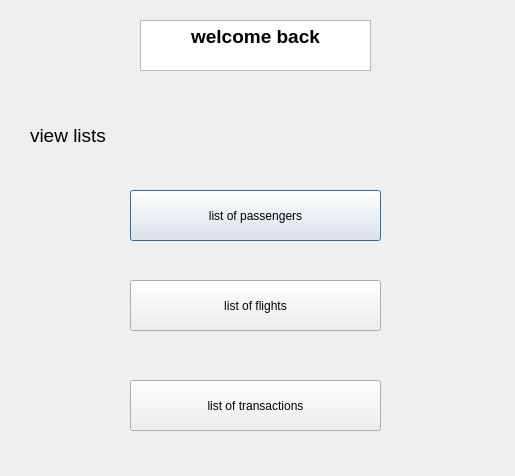
<?xml version="1.0" encoding="UTF-8"?>
<ui version="4.0">
 <class>adminhomepage</class>
 <widget class="QDialog" name="adminhomepage">
  <property name="geometry">
   <rect>
    <x>0</x>
    <y>0</y>
    <width>515</width>
    <height>476</height>
   </rect>
  </property>
  <property name="windowTitle">
   <string>Dialog</string>
  </property>
  <widget class="QTextEdit" name="textEdit">
   <property name="geometry">
    <rect>
     <x>140</x>
     <y>20</y>
     <width>231</width>
     <height>51</height>
    </rect>
   </property>
   <property name="html">
    <string>&lt;!DOCTYPE HTML PUBLIC &quot;-//W3C//DTD HTML 4.0//EN&quot; &quot;http://www.w3.org/TR/REC-html40/strict.dtd&quot;&gt;
&lt;html&gt;&lt;head&gt;&lt;meta name=&quot;qrichtext&quot; content=&quot;1&quot; /&gt;&lt;style type=&quot;text/css&quot;&gt;
p, li { white-space: pre-wrap; }
&lt;/style&gt;&lt;/head&gt;&lt;body style=&quot; font-family:'MS Shell Dlg 2'; font-size:7.8pt; font-weight:400; font-style:normal;&quot;&gt;
&lt;p align=&quot;center&quot; style=&quot; margin-top:0px; margin-bottom:0px; margin-left:0px; margin-right:0px; -qt-block-indent:0; text-indent:0px;&quot;&gt;&lt;span style=&quot; font-size:14pt; font-weight:600;&quot;&gt;welcome back&lt;/span&gt;&lt;/p&gt;&lt;/body&gt;&lt;/html&gt;</string>
   </property>
  </widget>
  <widget class="QPushButton" name="listofpassenger">
   <property name="geometry">
    <rect>
     <x>130</x>
     <y>190</y>
     <width>251</width>
     <height>51</height>
    </rect>
   </property>
   <property name="text">
    <string>list of passengers</string>
   </property>
  </widget>
  <widget class="QPushButton" name="listofflights">
   <property name="geometry">
    <rect>
     <x>130</x>
     <y>280</y>
     <width>251</width>
     <height>51</height>
    </rect>
   </property>
   <property name="text">
    <string>list of flights</string>
   </property>
  </widget>
  <widget class="QPushButton" name="listoftransactions">
   <property name="geometry">
    <rect>
     <x>130</x>
     <y>380</y>
     <width>251</width>
     <height>51</height>
    </rect>
   </property>
   <property name="text">
    <string>list of transactions</string>
   </property>
  </widget>
  <widget class="QLabel" name="label">
   <property name="geometry">
    <rect>
     <x>30</x>
     <y>120</y>
     <width>121</width>
     <height>31</height>
    </rect>
   </property>
   <property name="text">
    <string>&lt;html&gt;&lt;head/&gt;&lt;body&gt;&lt;p&gt;&lt;span style=&quot; font-size:14pt;&quot;&gt;view lists&lt;/span&gt;&lt;/p&gt;&lt;/body&gt;&lt;/html&gt;</string>
   </property>
  </widget>
 </widget>
 <resources/>
 <connections/>
</ui>
